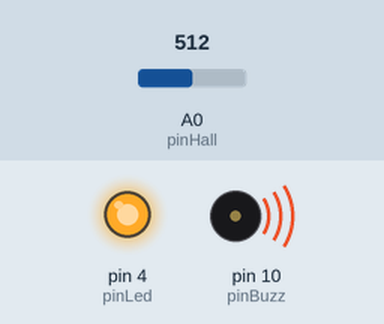
Simulated run of this sketch. Board: Arduino Uno, built with avr-gcc and run on an emulated ATmega328P. Shown: output pins drawn as LEDs (lit = HIGH), buzzer (waves = sounding). The inputs (shaded band) are chosen by the test bench; at power-on: A0 (pinHall) = 512. Random numbers use the default seed unless the sketch sets one; what the sketch prints to the serial monitor is not drawn.

Above: at 0.1 s.
Timing chart, 0 to 1.6 s (numbered marks = the images above):
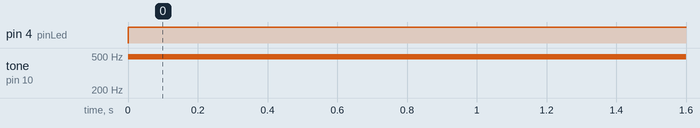

The sketch:

czujnik_halla.ino
```cpp
int pinHall = 0;
int pinBuzz = 10;
int pinLed  = 4;
int destVal = 0;
boolean found = false;

void setup(void)
{
  Serial.begin(9600);

  pinMode(pinHall, INPUT);
  pinMode(pinLed, OUTPUT);
  pinMode(pinBuzz, OUTPUT);

  randomSeed(analogRead(4));
  destVal = (int)random(1024);
}

void beep(int signalTime, int waitingTime, int toneLevel)
{
  analogWrite(pinBuzz, toneLevel);
  delay(signalTime);
  analogWrite(pinBuzz, 0);
  delay(waitingTime);
}

int rd, dist;
int wait = 1000;
int led = LOW;

void loop(void)
{
  rd = analogRead(pinHall);

  Serial.print(destVal); Serial.print(" ");
  Serial.println(rd);

  if (!found) {
    dist = abs(destVal - rd);
    if (dist < 100) {
      led = HIGH;
      wait = 0;
      found = true;
    } else {
      led = LOW;
      wait = floor(dist / 100.0 * 150.0);
    }
  }

  digitalWrite(pinLed, led);
  beep(50, wait, 30);
}
```

Measured:
- by itself, pin 4 (pinLed): LOW → HIGH at 0.00 s
- by itself, tone on pin 10 (pinBuzz): silent → 490 Hz at 0.00 s
